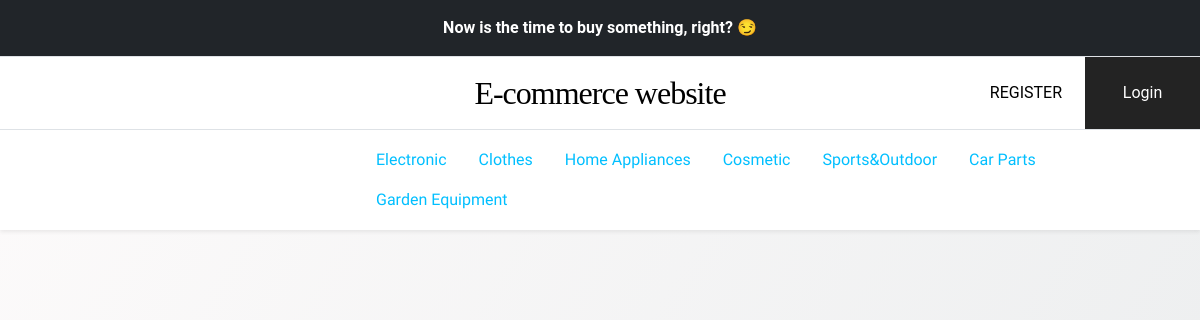
The page /sportandoutdoor/ on the database as committed earlier.
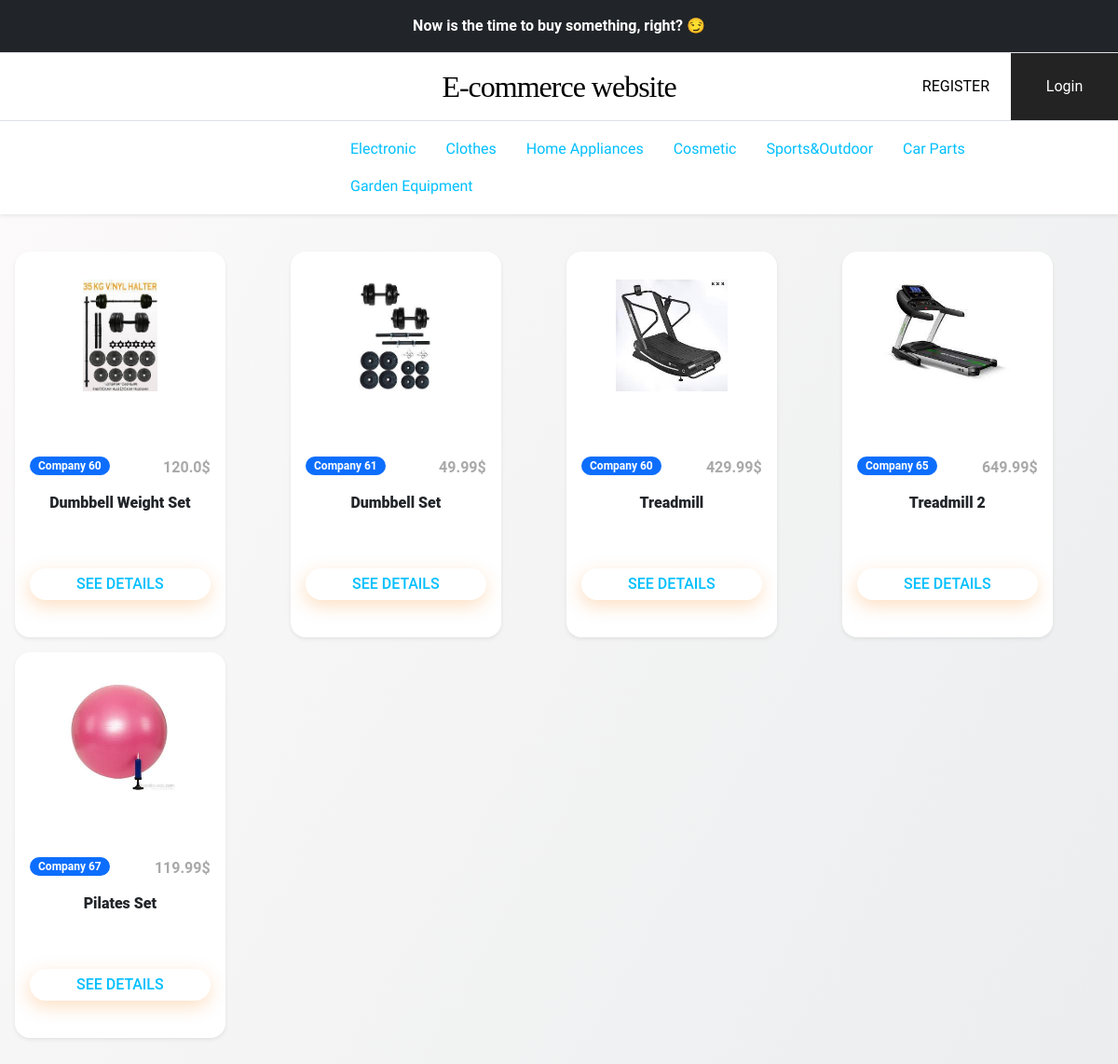
The same page on the database as committed later.
### ecommerceapp/models.py (models this page shows, shortened)
class ProductsOnSale(models.Model):
    companyname = models.CharField(max_length=50)
    productType = models.CharField(max_length=30)
    productName = models.CharField(max_length=100)
    productPrice = models.FloatField()
    productdescription = models.CharField(max_length=800)
    creationDate = models.DateTimeField(auto_now_add= True)
    product_image = models.FileField(blank=True)

### ecommerceapp/views.py (the view)
# urls.py: path('sportandoutdoor/', views.sport_outdoor_page, name="sportandoutdoor"),
def sport_outdoor_page(request):
    sport_outdoor_items = models.ProductsOnSale.objects.filter(Q(productType="Sport Outdoor")).all()
    sport_outdoor_items_dict={"sport_outdoor_items": sport_outdoor_items}
    return render(request,'ecommerceapp/sportandoutdoor.html', context=sport_outdoor_items_dict)

### ecommerceapp/templates/ecommerceapp/sportandoutdoor.html (shortened to what this page needs)
{% extends "base.html" %}
{% block content %}
<main>
    <div class="container-fluid bg-transparent my-4 p-3" >
        <div class="row row-cols-1 row-cols-sm-2 row-cols-md-4 g-3">
            {% for item in sport_outdoor_items %}
            <div class="col">
                <div class="card h-100 shadow-sm">
                    <figure class="mb-4">
                        <img src="{{item.product_image.url}}" class="card-img-top" alt="...">
                    </figure>
                    <div class="card-body">
                        <div class="clearfix mb-3">
                            <span class="float-start badge rounded-pill bg-primary">{{item.companyname}}</span>
                            <span class="float-end price-hp">{{item.productPrice}}&dollar;</span>
                        </div>
                        <h5 class="card-title text-center">{{item.productName}}</h5>
                        <div class="text-center my-4">
                            <a href="/detail/{{item.pk}}" class="btn btn-warning">See Details</a>
                        </div>
                    </div>
                </div>
            </div>
            {% endfor %}
        </div>
    </div>
</main>
{% endblock %}

Rows that differ between the two databases and show on the page:
added ProductsOnSale: product_image (picture), companyname "Company 60", productPrice "120.0", productName "Dumbbell Weight Set"
added ProductsOnSale: product_image (picture), companyname "Company 61", productPrice "49.99", productName "Dumbbell Set"
added ProductsOnSale: product_image (picture), companyname "Company 60", productPrice "429.99", productName "Treadmill"
added ProductsOnSale: product_image (picture), companyname "Company 65", productPrice "649.99", productName "Treadmill 2"
added ProductsOnSale: product_image (picture), companyname "Company 67", productPrice "119.99", productName "Pilates Set"
